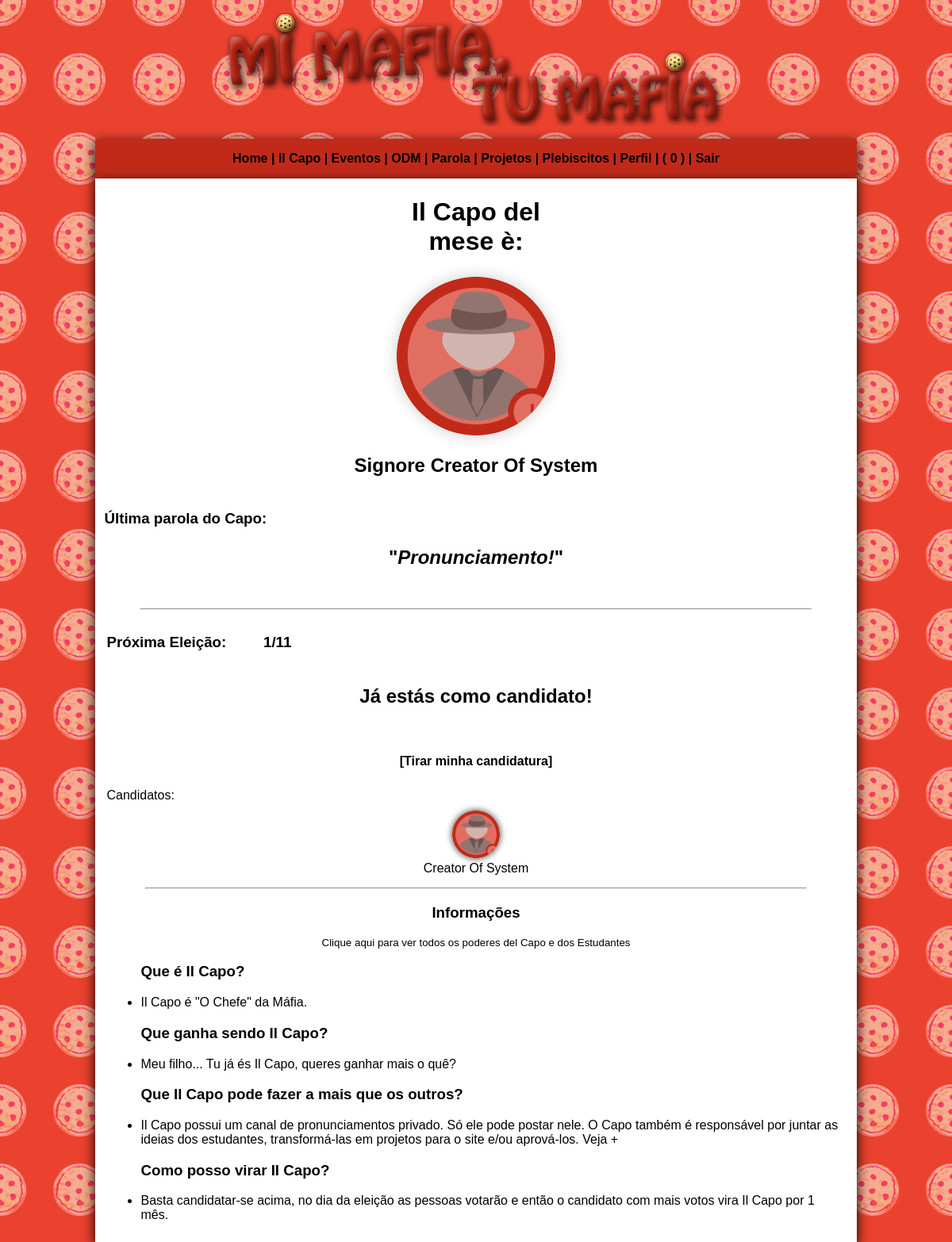
Page /capo.php (signed in) on the committed database.
### tables this page shows
CREATE TABLE `user` (
  `id_user` int(11) NOT NULL,
  `nome_user` varchar(200) NOT NULL,
  `sobrenome_user` varchar(200) NOT NULL,
  `nickname_user` varchar(20) NOT NULL,
  `bday_user` varchar(20) NOT NULL,
  `turno_user` varchar(10) NOT NULL,
  `mail_user` varchar(200) NOT NULL,
  `sexo_user` varchar(20) NOT NULL,
  `pass_user` varchar(200) NOT NULL,
  `desc_user` text NOT NULL,
  `matricula_user` varchar(20) NOT NULL,
  `photo_user` varchar(20) NOT NULL
);

CREATE TABLE `parola` (
  `id_parola` int(11) NOT NULL,
  `text_parola` text NOT NULL,
  `creat_parola` int(11) NOT NULL
);

CREATE TABLE `eleicao` (
  `id_ele` int(11) NOT NULL,
  `dia_ele` int(2) NOT NULL,
  `mes_ele` int(2) NOT NULL
);

CREATE TABLE `capone_reg` (
  `id_capreg` int(11) NOT NULL,
  `idcand_capreg` int(11) NOT NULL,
  `votos_capreg` int(11) NOT NULL
);

### rest.php (called while the page is built, shortened)
<?php
if (isset($_SESSION['usera'])){
   $login_user = $_SESSION['usera'];
}else{
   header("Location:index.php");
   exit;
}
?>

### capo.php (the view, shortened to what this page needs)
<?php
include('rest.php');
include('conectar.php');
$query_guy= "SELECT * FROM user WHERE nickname_user = ?";
$stmt_guy = $conexao->prepare($query_guy);
$stmt_guy->bind_param("s", $login_user);
$stmt_guy->execute();
$rs_guy   = $stmt_guy->get_result();
$infoguy  = $rs_guy->fetch_assoc();
$id_user	= $infoguy['id_user'];
?>
<!DOCTYPE html PUBLIC "-//W3C//DTD XHTML 1.0 Transitional//EN" "http://www.w3.org/TR/xhtml1/DTD/xhtml1-transitional.dtd">
<html xmlns="http://www.w3.org/1999/xhtml">
<head>
<link rel="stylesheet" href="css/geral.css" type="text/css" />
</head>
<body leftmargin="0" topmargin="0" background="img/back2.png">
<table cellpadding="0" cellspacing="0" width="100%" border="0">
  <tr>
    <td width="10%">&nbsp;</td>
    <td align="center" valign="bottom"><p><img src="img/tit.png"></p></td>
    <td width="10%">&nbsp;</td>
  </tr>
  <tr>
    <td>&nbsp;</td>
    <td bgcolor="#c12a19" align="center" style="box-shadow: 0px 5px 15px #000;" height="50"><?php include ('menu.php');?></td>
    <td>&nbsp;</td>
  </tr>
  <tr>
    <td>&nbsp;</td>
    <td bgcolor="#FFFFFF" style="box-shadow: 0px 5px 15px #000;" height="500" valign="top">
      <table width="100%" border="0">
        <tr>
          <td>&nbsp;</td>
          <td align="center"><h1>Il Capo del<br />mese è:</h1></td>
          <td>&nbsp;</td>
        </tr>
        <tr>
          <td>&nbsp;</td>
          <td align="center">
            <?php
              $query_capo = "SELECT * FROM capone_ger LIMIT 1";
              $stmt_capo  = $conexao->prepare($query_capo);
              $stmt_capo->execute();
              $rs_capo    = $stmt_capo->get_result();
              $ncapo      = $rs_capo->num_rows;
              if($ncapo == 0){
            ?>
              <h2>Ainda não há um Il Capo! :O</h2>
            <?php
              $caponame     = '';
              $caposobname  = '';
              $capophoto	  = '';
              $caposexo	    = '';
              }else{
                $capoinfo     = $rs_capo->fetch_assoc();
                $iduser_capo  = $capoinfo['iduser_capger'];
                $query_infcapo  = "SELECT * FROM user WHERE id_user = ?";
                $stmt_infcapo   = $conexao->prepare($query_infcapo);
                $stmt_infcapo->bind_param("i", $iduser_capo);
                $stmt_infcapo->execute();
                $rs_infcapo = $stmt_infcapo->get_result();
                $capoinfus  = $rs_infcapo->fetch_assoc();
                $caponame     = $capoinfus['nome_user'];
                $caposobname  = $capoinfus['sobrenome_user'];
                $capophoto	  = $capoinfus['photo_user'];
                $caposexo	    = $capoinfus['sexo_user'];
            ?>
              <img src="photos/user/<?=$capophoto;?>" style="width: 200px;
                height: 200px;
                border-radius: 90px;
                -webkit-border-radius: 100px;
                -moz-border-radius: 100px;
                background: url(photos/user/<?=$capophoto?>);
                background-size:contain;
                box-shadow: 0 0 20px rgba(0, 0, 0, .20);
                -webkit-box-shadow: 0 0 20px rgba(0, 0, 0, .20);
                -moz-box-shadow: 0 0 20px rgba(0, 0, 0, .20);">
            <?php
              }
            ?>
          </td>
          <td>&nbsp;</td>
        </tr>
      <tr>
        <td>&nbsp;</td>
        <td align="center">
          <h2>
            <?php
                switch($caposexo){
                  case 'm':
                    echo 'Signore';
                  break;
                }
            ?>
            <?=$caponame?> <?=$caposobname?>
          </h2>
        </td>
        <td>&nbsp;</td>
      </tr>
      <tr>
        <td>&nbsp;</td>
        <td align="left">
        <h3>Última parola do Capo:</h3>
        <?php
          $query_parola = "SELECT * FROM parola ORDER BY id_parola DESC LIMIT 1";
          $stmt_parola = $conexao->prepare($query_parola);
          $stmt_parola->execute();
          $rs_parola = $stmt_parola->get_result();
          $parolinfo = $rs_parola->fetch_assoc();
          $nparola = $rs_parola->num_rows;
          if($nparola == 0){
            $text_parola     = '';
            $creat_parola    = 0;
          }else{
            $text_parola     = $parolinfo['text_parola'];
            $creat_parola    = $parolinfo['creat_parola'];
          }
          if($nparola == 0){
        ?>
          <h2 align="center">Questo Capo não se pronunciou ainda!</h2>
        <?php
          }else{
            if($creat_parola != $iduser_capo){
              echo '<h2 align="center">Questo Capo não se pronunciou ainda!</h2>';
            }else{
		    ?>
          <h2><p align="center">"<i><?=$text_parola?></i>"</p></h2>
        <?php
            }
          } ?>
        <br />
        <hr width="90%" />
        <?php
        $query_datele = "SELECT * FROM eleicao ORDER BY id_ele ASC LIMIT 1";
        $stmt_datele = $conexao->prepare($query_datele);
        $stmt_datele->execute();
        $rs_datele = $stmt_datele->get_result();
        $infodatele = $rs_datele->fetch_assoc();
        $dia_ele	= $infodatele['dia_ele'];
        $mes_ele	= $infodatele['mes_ele'];
        $hoje     = new DateTime();
        $hj		= $hoje->format('d');
        $hjmes	= $hoje->format('m');
        if($dia_ele == $hj && $mes_ele == $hjmes){
          $elehj = 's';
        }else{
          $elehj = 'n';
        }
        $electionDate = DateTime::createFromFormat('d-m', sprintf('%02d-%02d', $dia_ele, $mes_ele));
        $electionDate->modify('+1 day');
        $pos_ele_d = $electionDate->format('d');
        if($hj == $pos_ele_d){
          $elepos = 's';
        ?>
          <table border="0" width="100%">
            <tr>
              <td colspan="5" align="center"><h2>Resultados da Eleição</h2></td>
            </tr>
            <tr>
              <td width="20%">
            <?php
                $query_votos  = "SELECT * FROM votos";
                $stmt_votos   = $conexao->prepare($query_votos);
                $stmt_votos->execute();
                $rs_votos = $stmt_votos->get_result();
                $nvotos   = $rs_votos->num_rows;
                $stmt_votos->close();
              ?>
              <h3 align="center"> <?=$nvotos?> votos </h3>
              <?php
                $query_candidatos = "SELECT * FROM capone_reg ORDER BY id_capreg ASC LIMIT 5";
                $stmt_candidatos  = $conexao->prepare($query_candidatos);
                $stmt_candidatos->execute();
                $rs_candidatos = $stmt_candidatos->get_result();
                $ncandi = $rs_candidatos->num_rows;
                $stmt_candidatos->close();
                while($candinfos = $rs_candidatos->fetch_assoc()){
                  $idcand     = $candinfos['idcand_capreg'];
                  $votscand   = $candinfos['votos_capreg'];
                  $percentvots = ($votscand * 100)/$nvotos;
                  $percentvots = number_format($percentvots, 2, '.', '');
                  $query_candidatosi = "SELECT * FROM user WHERE id_user = ?";
                  $stmt_candidatosi = $conexao->prepare($query_candidatosi);
                  $stmt_candidatosi->bind_param("i", $idcand);
                  $stmt_candidatosi->execute();
                  $rs_candidatosi = $stmt_candidatosi->get_result();
                  $candinfosi = $rs_candidatosi->fetch_assoc();
                  $stmt_candidatosi->close();
                  $id_cand	    = $candinfosi['id_user'];
                  $photo_cand   = $candinfosi['photo_user'];
                  $nome_cand 		= $candinfosi['nome_user'];
                  $sobnome_cand	= $candinfosi['sobrenome_user'];
                  ?>
                  <table width="100%" border="0">
                    <tr>
                      <td align="center">
                        <a href="perfil.php?p=<?=$idcand;?>"><img src="photos/user/<?=$photo_cand;?>" style="width: 60px;
                          height: 60px;
                          border-radius: 40px;
                          -webkit-border-radius: 50px;
                          -moz-border-radius: 50px;
                          background: url(photos/user/<?=$photo_cand?>);
                          background-size:contain;
                          box-shadow: 0 0 8px rgba(0, 0, 0, .8);
                          -webkit-box-shadow: 0 0 8px rgba(0, 0, 0, .8);
                          -moz-box-shadow: 0 0 8px rgba(0, 0, 0, .8);"></a>
                      </td>
                    </tr>
                    <tr>
                      <td align="center">
                        <a href="perfil.php?p=<?=$idcand;?>">
                        <?=$nome_cand?>
                        <?=$sobnome_cand?>
                        </a>
                      </td>
                    </tr>
                    <tr>
                      <td align="center">
                        <b><?=$percentvots?>%</b>
                      </td>
                    </tr>
                  </table>
                </td>
              </tr>
            </table>
          <hr width="90%" />
          <?php
                }
              }else{
	            $elepos = 'n';
              }
        ?>
      <table width="100%" border="0">
        <?php
          if($elepos == 'n'){
        ?>
          <tr>
            <td width="21%">
              <h3>Próxima Eleição:</h3>
            </td>
            <td width="79%">
              <h3>
                <?php if($elehj == 's'){ ?>
                  A eleição é hoje!
                <?php }else{
                  echo $dia_ele . '/' . $mes_ele;
                } ?>
              </h3>
            </td>
          </tr>
          <tr>
            <td colspan="2" align="center">
              <?php
                $query_candidatos = "SELECT * FROM capone_reg";
                $stmt_candidatos = $conexao->prepare($query_candidatos);
                $stmt_candidatos->execute();
                $rs_candidatos = $stmt_candidatos->get_result();
                $ncandi = $rs_candidatos->num_rows;
                $query_cand1 = "SELECT * FROM capone_reg WHERE idcand_capreg = ?";
                $stmt_cand1 = $conexao->prepare($query_cand1);
                $stmt_cand1->bind_param("i", $id_user);
                $stmt_cand1->execute();
                $rs_cand1 = $stmt_cand1->get_result();
                $ncand1 = $rs_cand1->num_rows;
                if($elehj == 'n'){
                  if($ncandi <= 5){
                    if($ncand1 == '1'){
              ?>
                      <h2>Já estás como candidato!</h2><br />
                      <h4><a href="deletcand.php">[Tirar minha candidatura]</a></h4>
                      <?php
                    }else{
                      ?>
                      <h2><a href="cand.php">Candidata-te!</a></h2>
                    <?php
                    }
                  }else{ ?>
                    <h2>Não há mais vagas :(</h2>
                  <?php
                  }
                }else{ ?>
                  <h2>A eleição é hoje! Não há mais como candidatar-se</h2>
                <?php
                } ?>
              </td>
            </tr>
            <tr>
              <td colspan="2">
                Candidatos:
              </td>
            </tr>
            <tr>
              <td colspan="2">
                <?php
                if($ncandi == 0){
                    ?>
                    <h3 align="center">Não há candidatos ainda!</h3>
                    <?php
                }else{
                ?>
              <table width="100%" border="0">
                  <tr>
                <?php
                  while($candinfos = $rs_candidatos->fetch_assoc()){
                    $idcand     = $candinfos['idcand_capreg'];
                    $query_candidatosi = "SELECT * FROM user WHERE id_user = ?";
                    $stmt_candidatosi = $conexao->prepare($query_candidatosi);
                    $stmt_candidatosi->bind_param("i", $idcand);
                    $stmt_candidatosi->execute();
                    $rs_candidatosi = $stmt_candidatosi->get_result();
                    $candinfosi = $rs_candidatosi->fetch_assoc();
                    $photo_cand   = $candinfosi['photo_user'];
                    $nome_cand 		= $candinfosi['nome_user'];
                    $sobnome_cand	= $candinfosi['sobrenome_user'];
		            ?>
                <td width="20%">
                  <table width="100%" border="0">
                    <tr>
                      <td align="center">
                        <a href="perfil.php?p=<?=$idcand;?>">
                          <img src="photos/user/<?=$photo_cand;?>" style="width: 60px;
                            height: 60px;
                            border-radius: 40px;
                            -webkit-border-radius: 50px;
                            -moz-border-radius: 50px;
                            background: url(photos/user/<?=$photo_cand?>);
                            background-size:contain;
                            box-shadow: 0 0 8px rgba(0, 0, 0, .8);
                            -webkit-box-shadow: 0 0 8px rgba(0, 0, 0, .8);
                            -moz-box-shadow: 0 0 8px rgba(0, 0, 0, .8);">
                        </a>
                      </td>
                    </tr>
                    <tr>
                      <td align="center">
                        <a href="perfil.php?p=<?=$idcand;?>">
                        <?=$nome_cand?>
                        <?=$sobnome_cand?>
                        </a>
                      </td>
                    </tr>
                </table>
              </td>
            <?php } } ?>
          </tr>
        <?php } ?>
          <tr>
            <td colspan="5">
              <hr width="90%" />
              <h3 align="center">Informações</h3>
              <p align="center">
                <a href="capopoter.php">
                  <small>Clique aqui para ver todos os poderes del Capo e dos Estudantes</small>
                </a>
              </p>
              <ul><h3>Que é Il Capo?</h3>
                <li>Il Capo é &quot;O Chefe&quot; da Máfia.</li>
              </ul>
              <ul><h3>Que ganha sendo Il Capo?</h3>
                <li>Meu filho... Tu já és Il Capo, queres ganhar mais o quê?</li>
              </ul>
              <ul><h3>Que Il Capo pode fazer a mais que os outros?</h3>
                <li>Il Capo possui um canal de pronunciamentos privado. Só ele pode postar nele. O Capo também é responsável por juntar as ideias dos estudantes, transformá-las em projetos para o site e/ou aprová-los. <a href="capopoter.php">Veja +</a></li>
              </ul>
              <ul><h3>Como posso virar Il Capo?</h3>
                <li>Basta candidatar-se acima, no dia da eleição as pessoas votarão e então o candidato com mais votos vira Il Capo por 1 mês.</li>
              </ul>
            </td>
          </tr>
        </table>
      </td>
    </tr>
  </table>
</td>
<td>&nbsp;</td>
</tr>
</table>
</td>
<td>&nbsp;</td>
</tr>
</table>
</body>
</html>

### rows in the picture
user: photo_user (picture), nome_user "Creator", sobrenome_user "Of System"
parola: text_parola "Pronunciamento!"
eleicao: dia_ele "1", mes_ele "11"
capone_reg: user.photo_user (picture), user.nome_user "Creator", user.sobrenome_user "Of System"
